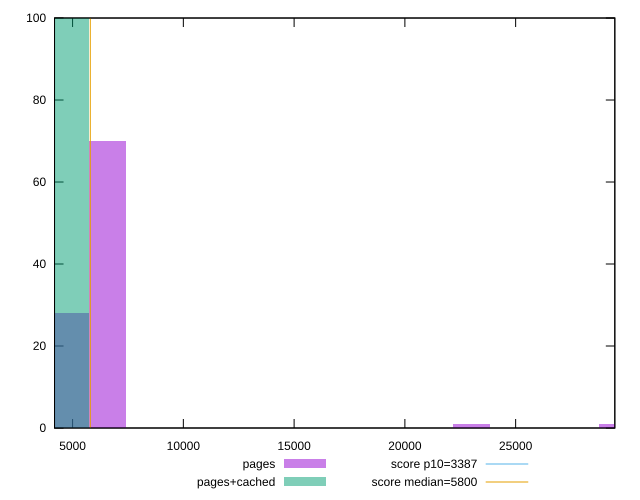

Write gnuplot code to recreate this figure.
reset

$pages <<EOF
29575.342703513226 1
4929.223783918871 28
6572.298378558495 70
23003.04432495473 1
EOF

$pagesCached <<EOF
4929.223783918871 100
EOF

set key outside below
set boxwidth 1643.0745946396237
set xrange [4185.297575146969:29476.904781177953]
set yrange [0:100]
set trange [0:100]
set style fill transparent solid 0.5 noborder

set parametric
set terminal svg size 640, 500 enhanced background rgb 'white'
set output "reprap/speed-index/comparison/histogram/1_vs_2.svg"

plot $pages title "pages" with boxes, \
     $pagesCached title "pages+cached" with boxes, \
     3387,t title "score p10=3387", \
     5800,t title "score median=5800"

reset
